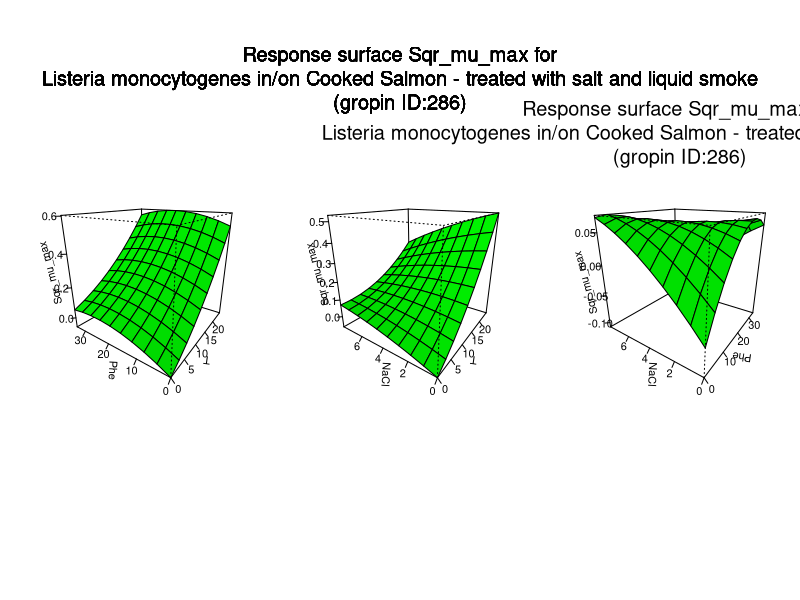

This chart was generated by the following R code:
#############################
# start of Parameter script
#############################
T <- seq(0,24.975024975025,length.out=10)
Phe <- seq(0,33.966033966034,length.out=10)
NaCl <- seq(0,7.99200799200799,length.out=10)
#############################
# end of Parameter script
#############################
############################# 
# start of Model script Gropin ID 286 
#############################
 
# constant coefficients for this model
 
variables <- data.frame(T,Phe,NaCl)
argumentsPar <- unique.data.frame(expand.grid(variables))
 
# heart of the model
response_surface <- function(T,Phe,NaCl) {
   mumax <-(-0.0639+0.0137*T+0.0103*Phe+0.0257*NaCl-0.0001*T*Phe-0.0018*T*NaCl-0.0011*Phe*NaCl+(0.0004*(T^2))-(0.0002*(Phe^2))-(0.0011*(NaCl^2)))

	return(mumax=mumax)
} 

# output parameters
responseSurface <- cbind(argumentsPar,response_surface(argumentsPar['T'],argumentsPar['Phe'],argumentsPar['NaCl']))
colnames(responseSurface) <- c(colnames(argumentsPar),'Sqrmumax')
#############################
# End of Model script
#############################
############################# 
# start of Visualisation script Gropin ID 286 
#############################
titleText <-'Response surface Sqr_mu_max for
Listeria monocytogenes in/on Cooked Salmon - treated with salt and liquid smoke
(gropin ID:286)'
argPar1 <- unique.data.frame(expand.grid(T,Phe))
argPar2 <- unique.data.frame(expand.grid(T,NaCl))
argPar3 <- unique.data.frame(expand.grid(Phe,NaCl))
z1 <- matrix(unlist(response_surface(T = argPar1[1],Phe = argPar1[2],NaCl = NaCl[1])),nrow=10)
z2 <- matrix(unlist(response_surface(T = argPar2[1],NaCl = argPar2[2],Phe = Phe[1])),nrow=10)
z3 <- matrix(unlist(response_surface(Phe = argPar3[1],NaCl = argPar3[2],T = T[1])),nrow=10)
# adding precaution if response surface is zero
myZLim1 <- range(z1)
if(myZLim1[1] == myZLim1[2]) myZLim1[2] <- myZLim1[2]+1
myZLim2 <- range(z2)
if(myZLim2[1] == myZLim2[2]) myZLim2[2] <- myZLim2[2]+1
myZLim3 <- range(z3)
if(myZLim3[1] == myZLim3[2]) myZLim3[2] <- myZLim3[2]+1
if(length(T)>1 & length(Phe)>1 & length(NaCl)>1) {
	par(mfrow = c(1,3))
	persp(T,Phe,z1,col = 'green',xlab='T',ylab='Phe',zlab='Sqr_mu_max',zlim=myZLim1,theta=305,phi=20,shade=0.25,ticktype = 'detailed')
	persp(T,NaCl,z2,col = 'green',xlab='T',ylab='NaCl',zlab='Sqr_mu_max',zlim=myZLim2,theta=305,phi=20,shade=0.25,ticktype = 'detailed')
	persp(Phe,NaCl,z3,col = 'green',xlab='Phe',ylab='NaCl',zlab='Sqr_mu_max',zlim=myZLim3,theta=305,phi=20,shade=0.25,ticktype = 'detailed')
	mtext(titleText,outer=T,  cex=1.2, line=-8.5, side=3)
} else {
		myPars <- unique.data.frame(expand.grid(T,Phe,NaCl))
		myZ <-matrix(unlist(response_surface(myPars[,1],myPars[,2],myPars[,3])),nrow=10)
		myZLim <- range(myZ)
if(myZLim[1] == myZLim[2]) myZLim[2] <- myZLim[2]+1
	if(length(NaCl)==1) {
		persp(T,Phe,myZ,col = 'green',xlab='T',ylab='Phe',zlab='Sqr_mu_max',main=titleText,sub=paste('other variable: NaCl =',round(NaCl,digits = 2)),zlim=myZLim,theta=305,phi=20,shade=0.25,ticktype = 'detailed')
	}
	if(length(Phe)==1) {
		persp(T,NaCl,myZ,col = 'green',xlab='T',ylab='NaCl',zlab='Sqr_mu_max',main=titleText,sub=paste('other variable: Phe =',round(Phe,digits = 2)),zlim=myZLim,theta=305,phi=20,shade=0.25,ticktype = 'detailed')
	}
	if(length(T)==1) {
		persp(Phe,NaCl,myZ,col = 'green',xlab='Phe',ylab='NaCl',zlab='Sqr_mu_max',main=titleText,sub=paste('other variable: T =',round(T,digits = 2)),zlim=myZLim,theta=305,phi=20,shade=0.25,ticktype = 'detailed')
	}
}
#############################
# End of Visualisation script
#############################
